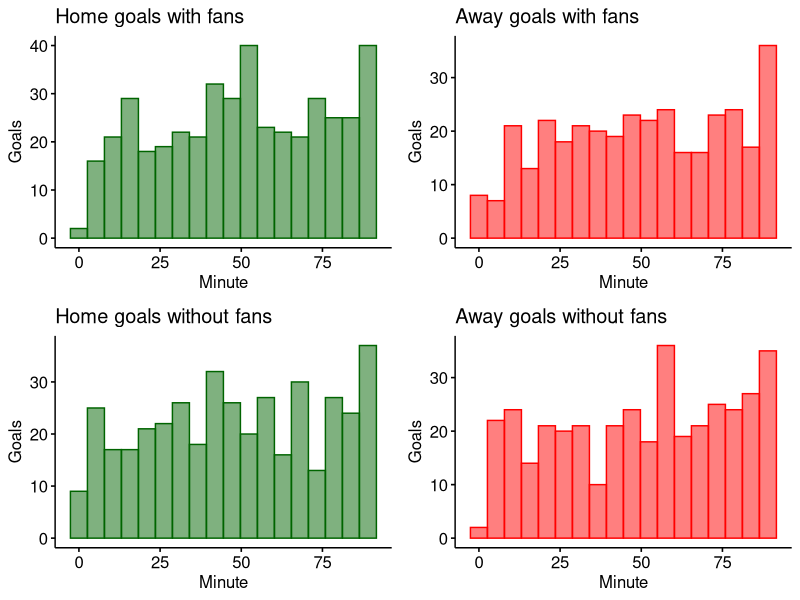
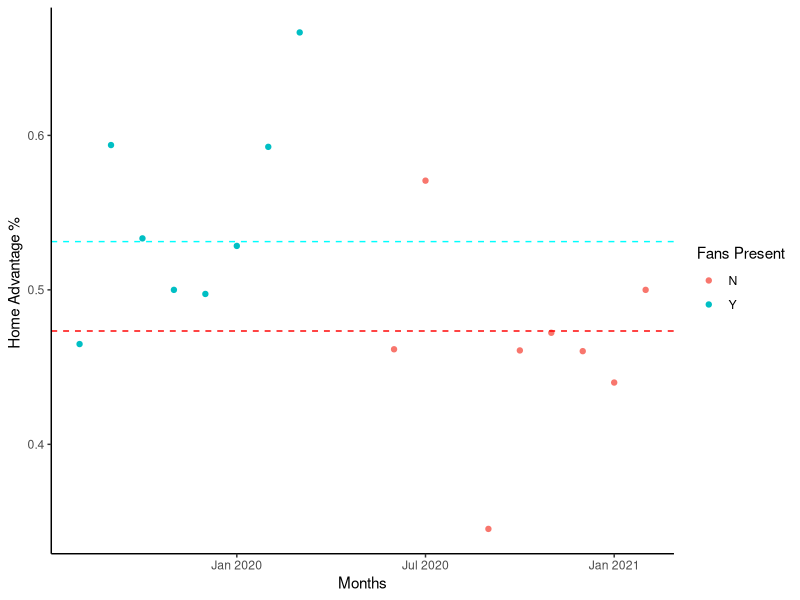
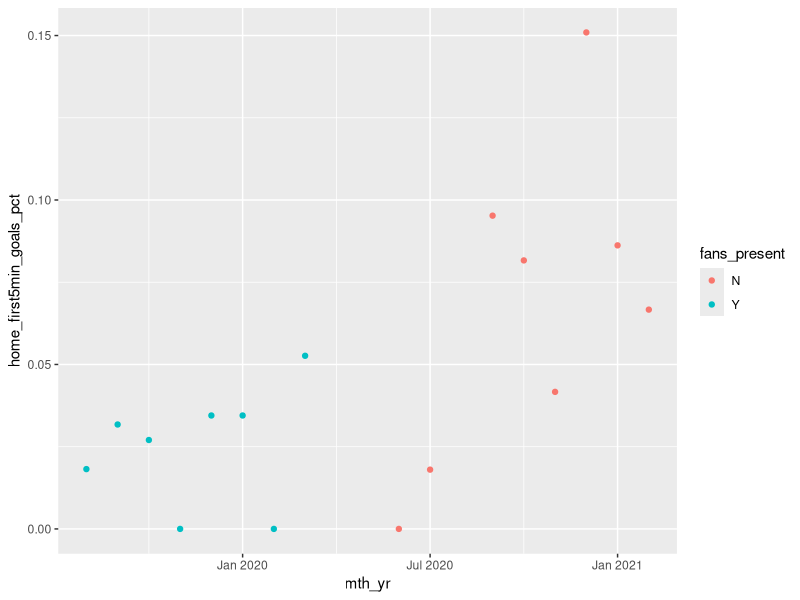
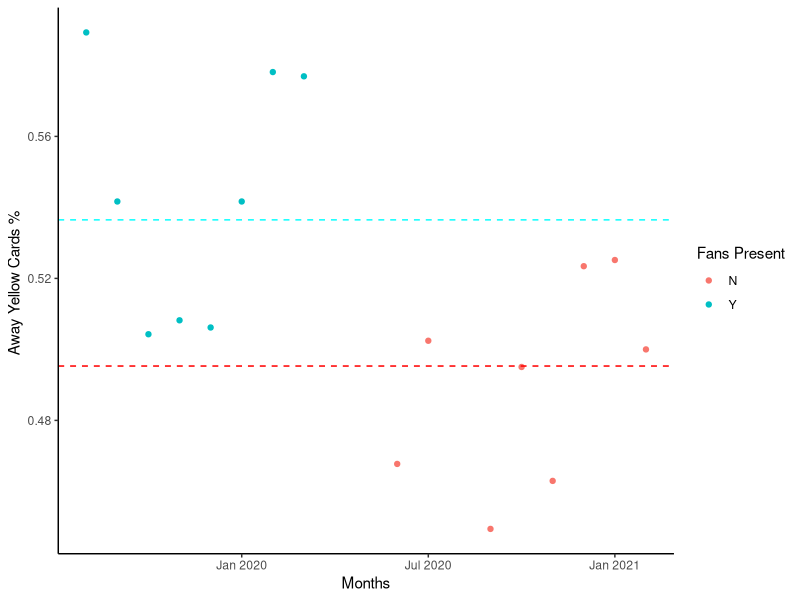
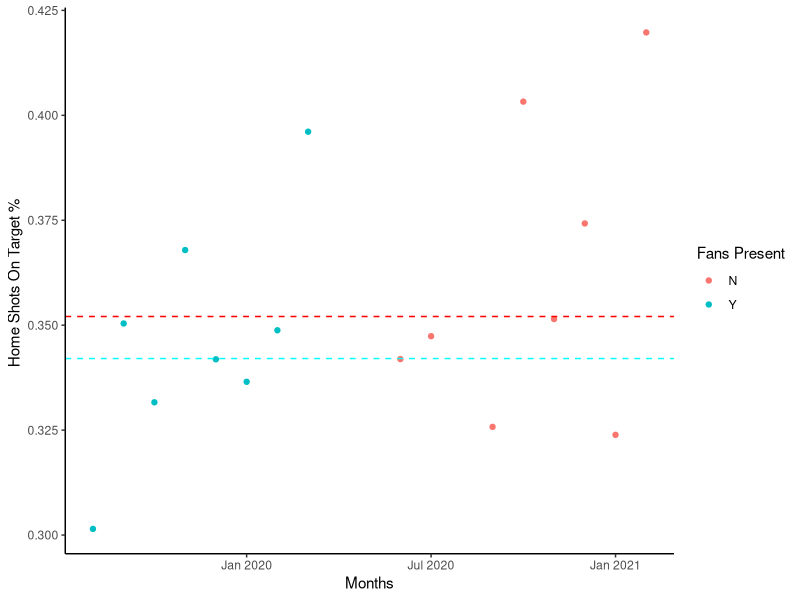
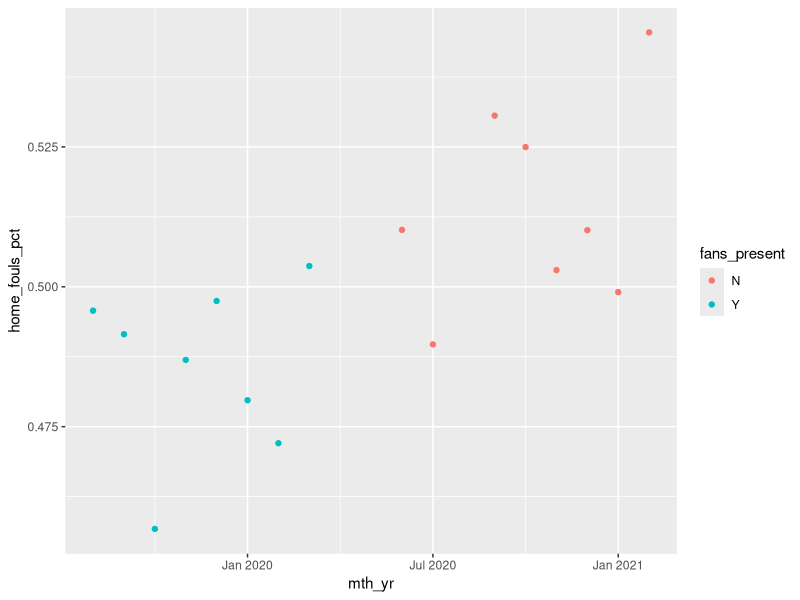
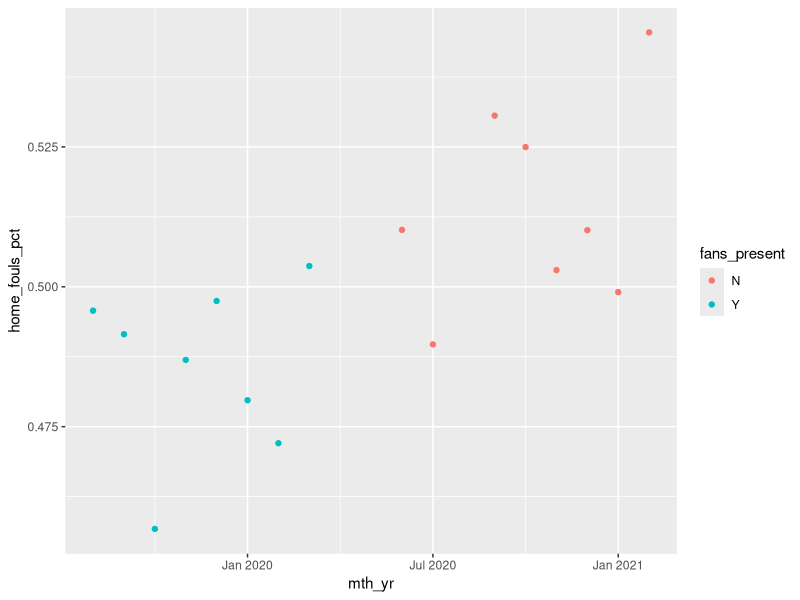
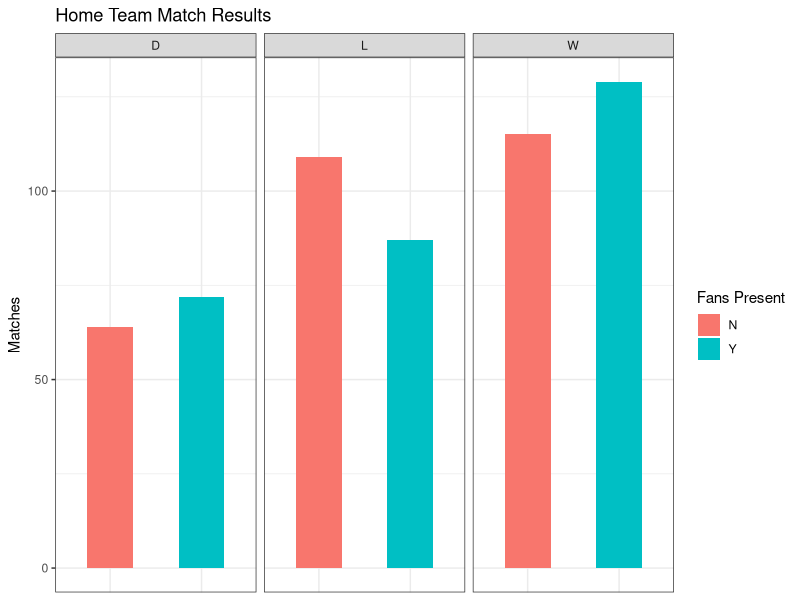

Source code (R) for these figures, in order:
## ---- chunk 1

library(dplyr)
library(ggplot2)
library(ggpubr)
library(lubridate)
library(stringr)
library(tidyr)
library(zoo)


packages <- c('dplyr', 'ggplot2', 'ggpubr', 'lubridate',  'stringr', 'tidyr', 'zoo')
loaded_packages <- sapply(packages, require, character.only = TRUE)

loaded_packages
## ---- chunk 2
df <- read.csv('data/premier_league_matches.csv') %>% mutate(date = lubridate::as_date(date))
df
## ---- chunk 3
# matches with limited attendance (2,000 fans) in December 2020
limited_fans_matches <- c(59005, 58999,  59003, 59000, 58997, 59008, 59014, 59007, 59009, 59006, 59024, 59033, 59030, 59026, 59041)

# filter out matches with limited fans 
df <- df %>% subset(!match_id %in% limited_fans_matches)
## ---- chunk 4

# define function for counting goals in each time interval 
computeGoalsInterval <- function(minutes, min, max){
  if (is.na(minutes)){
    return(as.integer(0))
  }
  minutes <- as.integer(unlist(strsplit(minutes, ',')))
  goal_count <- 0
  for (m in minutes) {
    if (m >= min & m <= max){
      goal_count <- goal_count + 1
    }
  }
  return(as.integer(goal_count))
}

# change possession and goal columns
df <- df %>% 
          mutate(home_possession = home_possession/100,
                 away_possession = away_possession/100,
                 home_goals_mins = c(str_replace_all(str_sub(home_goals_mins, 2, -2), fixed(" "), "")),
                 away_goals_mins = c(str_replace_all(str_sub(away_goals_mins, 2, -2), fixed(" "), ""))) %>%
          mutate(across(c('home_goals_mins', 'away_goals_mins'), ~ifelse(.=="", NA, as.character(.))))

# add columns for goals scored in various intervals of time
df <- df %>% 
        rowwise() %>% 
        mutate(home_first25min = computeGoalsInterval(home_goals_mins, 0, 25),
               away_first25min = computeGoalsInterval(away_goals_mins, 0, 25),
               home_26min_to_half = computeGoalsInterval(home_goals_mins, 26, 45),
               away_26min_to_half = computeGoalsInterval(away_goals_mins, 26, 45),
               home_half_to_69min = computeGoalsInterval(home_goals_mins, 46, 69),
               away_half_to_69min = computeGoalsInterval(away_goals_mins, 46, 69),
               home_last20min = computeGoalsInterval(home_goals_mins, 70, 90),
               away_last20min = computeGoalsInterval(away_goals_mins, 70, 90),
               home_first5min_1sthalf = computeGoalsInterval(home_goals_mins, 0, 5),
               away_first5min_1sthalf = computeGoalsInterval(away_goals_mins, 0, 5),
               home_last5min_1sthalf = computeGoalsInterval(home_goals_mins, 41, 45),
               away_last5min_1sthalf = computeGoalsInterval(away_goals_mins, 41, 45),
               home_first5min_2ndhalf = computeGoalsInterval(home_goals_mins, 46, 50),
               away_first5min_2ndhalf = computeGoalsInterval(away_goals_mins,46, 50),
               home_last5min_2ndhalf = computeGoalsInterval(home_goals_mins, 86, 90),
               away_last5min_2ndhalf = computeGoalsInterval(away_goals_mins,86, 90)) %>% 
        ungroup()

# add columns for foul distribution
df <- df  %>% mutate(home_yellow_cards_pct = home_yellow_cards / (home_yellow_cards + away_yellow_cards),
                     away_yellow_cards_pct = away_yellow_cards / (home_yellow_cards + away_yellow_cards),
                     home_fouls_conceded_pct = home_fouls_conceded / (home_fouls_conceded + away_fouls_conceded),
                     away_fouls_conceded_pct = away_fouls_conceded / (home_fouls_conceded + away_fouls_conceded)) 

## ---- chunk 5
# create columns for points won by home/away teams
df <- df %>% 
  mutate(home_yellow_cards_pct = home_yellow_cards / (home_yellow_cards + away_yellow_cards),
         away_yellow_cards_pct = away_yellow_cards / (home_yellow_cards + away_yellow_cards),
         home_fouls_conceded_pct = home_fouls_conceded / (home_fouls_conceded + away_fouls_conceded),
         away_fouls_conceded_pct = away_fouls_conceded / (home_fouls_conceded + away_fouls_conceded),
         home_points_won = ifelse(home_ft_score > away_ft_score, 3, ifelse(home_ft_score == away_ft_score, 1, 0)),
         away_points_won = ifelse(away_ft_score > home_ft_score, 3, ifelse(away_ft_score == home_ft_score, 1, 0)),
         home_result = ifelse(home_ft_score > away_ft_score, 'W', ifelse(home_ft_score == away_ft_score, 'D', 'L')),
         away_result = ifelse(away_ft_score > home_ft_score, 'W', ifelse(away_ft_score == home_ft_score, 'D', 'L')))
## ---- chunk 6
# create control and test data sets
no_fans_df <- df %>% filter(date >= '2020-06-17') %>% arrange(date) %>% head(288)
no_fans_df['fans_present'] <- 'N'

fans_df <- df %>% filter(date <= '2020-03-09')   # default 288 
fans_df['fans_present'] <- 'Y'

nrow(no_fans_df)
nrow(fans_df)

matches_df <- rbind(fans_df, no_fans_df)
## ---- chunk 7
home_goal_minutes_fans <- as.numeric(na.omit(unlist(strsplit(fans_df$home_goals_mins, ','))))
away_goal_minutes_fans <- as.numeric(na.omit(unlist(strsplit(fans_df$away_goals_mins, ','))))
home_goal_minutes_no_fans <- as.numeric(na.omit(unlist(strsplit(no_fans_df$home_goals_mins, ','))))
away_goal_minutes_no_fans <- as.numeric(na.omit(unlist(strsplit(no_fans_df$away_goals_mins, ','))))
hgf <- gghistogram(home_goal_minutes_fans, bins = 18, color = 'darkgreen', fill = 'darkgreen', xlab = 'Minute', ylab = 'Goals', title = 'Home goals with fans')
hgnf <- gghistogram(home_goal_minutes_no_fans, bins = 18, color = 'darkgreen', fill = 'darkgreen', xlab = 'Minute', ylab = 'Goals', title = 'Home goals without fans')
agf <- gghistogram(away_goal_minutes_fans, bins = 18, color = 'red', fill = 'red', xlab = 'Minute', ylab = 'Goals', title = 'Away goals with fans')
agnf <- gghistogram(away_goal_minutes_no_fans, bins = 18, color = 'red', fill = 'red', xlab = 'Minute', ylab = 'Goals', title = 'Away goals without fans')
ggarrange(hgf, agf, hgnf, agnf,
          nrow = 2,
          ncol = 2)
## ---- chunk 8

fans_home_win_avg <- sum(fans_df$home_points_won) / (3*nrow(fans_df))
no_fans_home_win_avg <- sum(no_fans_df$home_points_won) / (3*nrow(no_fans_df))

# home win adv over time
matches_df %>% 
 mutate(mth_yr = as.yearmon(date, '%b %Y')) %>% 
 group_by(mth_yr, fans_present) %>% 
 summarise(home_win_pct = sum(home_points_won) / (3*n())) %>%
 ggplot + aes(x = mth_yr, y = home_win_pct, color = fans_present) + 
 geom_point() + 
 geom_hline(yintercept = fans_home_win_avg, linetype = 'dashed',   
            color = 'cyan' ) +
 geom_hline(yintercept = no_fans_home_win_avg, linetype = 'dashed',  
            color = 'red') +
 labs(x='Months', y='Home Advantage % ', color='Fans Present')+
 theme_classic()
 
# home goals in first 5 minutes over time
matches_df %>% 
  mutate(mth_yr = as.yearmon(date, '%b %Y')) %>% 
  group_by(mth_yr, fans_present) %>% 
  summarise(home_first5min_goals_pct = sum(home_first5min_1sthalf) / sum(home_ft_score)) %>%
  ggplot + aes(x = mth_yr, y = home_first5min_goals_pct, color = fans_present) + 
  geom_point() 


fans_away_yc_avg <- sum(fans_df$away_yellow_cards) / sum(fans_df$away_yellow_cards + fans_df$home_yellow_cards)
no_fans_away_yc_avg <- sum(no_fans_df$away_yellow_cards) / sum(no_fans_df$away_yellow_cards + no_fans_df$home_yellow_cards)

# away yellow cards over time
matches_df %>% 
  mutate(mth_yr = as.yearmon(date, '%b %Y')) %>% 
  group_by(mth_yr, fans_present) %>% 
  summarise(away_yellow_cards_pct = sum(away_yellow_cards) / sum(away_yellow_cards + home_yellow_cards)) %>%
  ggplot + aes(x = mth_yr, y =away_yellow_cards_pct, color = fans_present) + 
  geom_point() +
  geom_hline(yintercept = fans_away_yc_avg, linetype = 'dashed', color = 'cyan' ) +
  geom_hline(yintercept = no_fans_away_yc_avg, linetype = 'dashed', color = 'red') +
  labs(x = 'Months', y ='Away Yellow Cards % ', color = 'Fans Present') +
  theme_classic()

fans_home_shots_avg <- sum(fans_df$home_shots_on_target) / sum(fans_df$home_shots)
no_fans_home_shots_avg <- sum(no_fans_df$home_shots_on_target) / sum(no_fans_df$home_shots)

# home shots on target over time
matches_df %>% 
 mutate(mth_yr = as.yearmon(date, '%b %Y')) %>% 
 group_by(mth_yr, fans_present) %>% 
 summarise(home_shots_target_pct = sum(home_shots_on_target) / sum(home_shots)) %>%
 ggplot + aes(x = mth_yr, y = home_shots_target_pct, color = fans_present) + 
 geom_point() + 
 geom_hline(yintercept = fans_home_shots_avg, linetype = 'dashed',   
            color = 'cyan' ) +
 geom_hline(yintercept = no_fans_home_shots_avg, linetype = 'dashed',  
            color = 'red') +
 labs(x='Months', y='Home Shots On Target % ', color='Fans Present')+
 theme_classic()

# home fouls conceded over time
matches_df %>% 
  mutate(mth_yr = as.yearmon(date, '%b %Y')) %>% 
  group_by(mth_yr, fans_present) %>% 
  summarise(home_fouls_pct = sum(home_fouls_conceded) / sum(home_fouls_conceded + away_fouls_conceded)) %>%
  ggplot + aes(x = mth_yr, y = home_fouls_pct, color = fans_present) + 
  geom_point() 


# home fouls conceded over time
matches_df %>% 
  mutate(mth_yr = as.yearmon(date, '%b %Y')) %>% 
  group_by(mth_yr, fans_present) %>% 
  summarise(home_fouls_pct = sum(home_fouls_conceded) / sum(home_fouls_conceded + away_fouls_conceded)) %>%
  ggplot + aes(x = mth_yr, y = home_fouls_pct, color = fans_present) + 
  geom_point() 
## ---- chunk 9

# home results
matches_df %>% 
  group_by(fans_present) %>% 
  ggplot + 
  aes(x = fans_present, fill = fans_present) +
  geom_bar(width = 0.5) + 
  facet_grid(. ~ home_result) + 
  labs(title = 'Home Team Match Results', x = NULL, y = 'Matches',    
       fill = 'Fans Present') + 
  guides(x = 'none') + 
  theme_bw()

  
# home shots
matches_df %>% 
  group_by(fans_present) %>% 
  summarise(total = sum(home_shots)) %>% 
  ggplot + 
  aes(x = fans_present, y = total, fill = fans_present) + 
  geom_bar(stat='identity', width=0.5) +
  labs(title = 'Home Team Shots Taken', x = NULL, y = 'Matches',    
       fill = 'Fans Present') + 
  theme_bw() +
  coord_flip()
## ---- chunk 10
library(pwr)

# means of points won by home team
meanF <- mean(fans_df$home_points_won)
meanNF <- mean(no_fans_df$home_points_won)
sd <- sd(matches_df$home_points_won)
effect_size <- (meanF - meanNF) / sd
pwr.t.test(n = 288, d = effect_size, sig.level = 0.1, power = NULL, type = "two.sample") 

# means of yellow_cards conceded by away team
meanF <- mean(fans_df$away_yellow_cards)
meanNF <- mean(no_fans_df$away_yellow_cards)
sd <- sd(matches_df$away_yellow_cards)

effect_size <- (meanF - meanNF) / sd
pwr.t.test(n = 288, d = effect_size, sig.level = 0.1, power = NULL, type = "two.sample")

# means of fouls conceded by home team
meanF <- mean(fans_df$home_fouls_conceded)
meanNF <- mean(no_fans_df$home_fouls_conceded)
sd <- sd(matches_df$home_fouls_conceded)

effect_size <- (meanF - meanNF) / sd
pwr.t.test(n = 288, d = effect_size, sig.level = 0.1, power = NULL, type = "two.sample")

# mean shots taken by home team
meanF <- mean(fans_df$home_shots)
meanNF <- mean(no_fans_df$home_shots)
sd <- sd(matches_df$home_shots)

effect_size <- (meanF - meanNF) / sd
pwr.t.test(n = 288, d = effect_size, sig.level = 0.1, power = NULL, type = "two.sample")
## ---- chunk 11

# HO: true difference in points won by home team is 0
# H1: true difference in points won by home team is not equal to 0
t.test(fans_df$home_points_won, y=no_fans_df$home_points_won, alternative = 'two.sided', conf.level=0.90)

# HO: true difference in means of yellow cards received by away team is 0
# H1: true difference in means of yellow cards received by away team is not equal to 0
t.test(fans_df$away_yellow_cards, y=no_fans_df$away_yellow_cards, alternative = 'two.sided', conf.level=0.95)

# HO: true difference in means of fouls conceded by home team is 0
# H1: true difference in means of fouls conceded by home team is not equal to 0
t.test(fans_df$home_fouls_conceded, y=no_fans_df$home_fouls_conceded, alternative = 'two.sided', conf.level=0.95)

# HO: true difference in means shots taken by home team is 0
# H1: true difference in means of shots taken by home team is not equal to 0
t.test(fans_df$home_shots, y=no_fans_df$home_shots, alternative = 'two.sided', conf.level=0.95)
